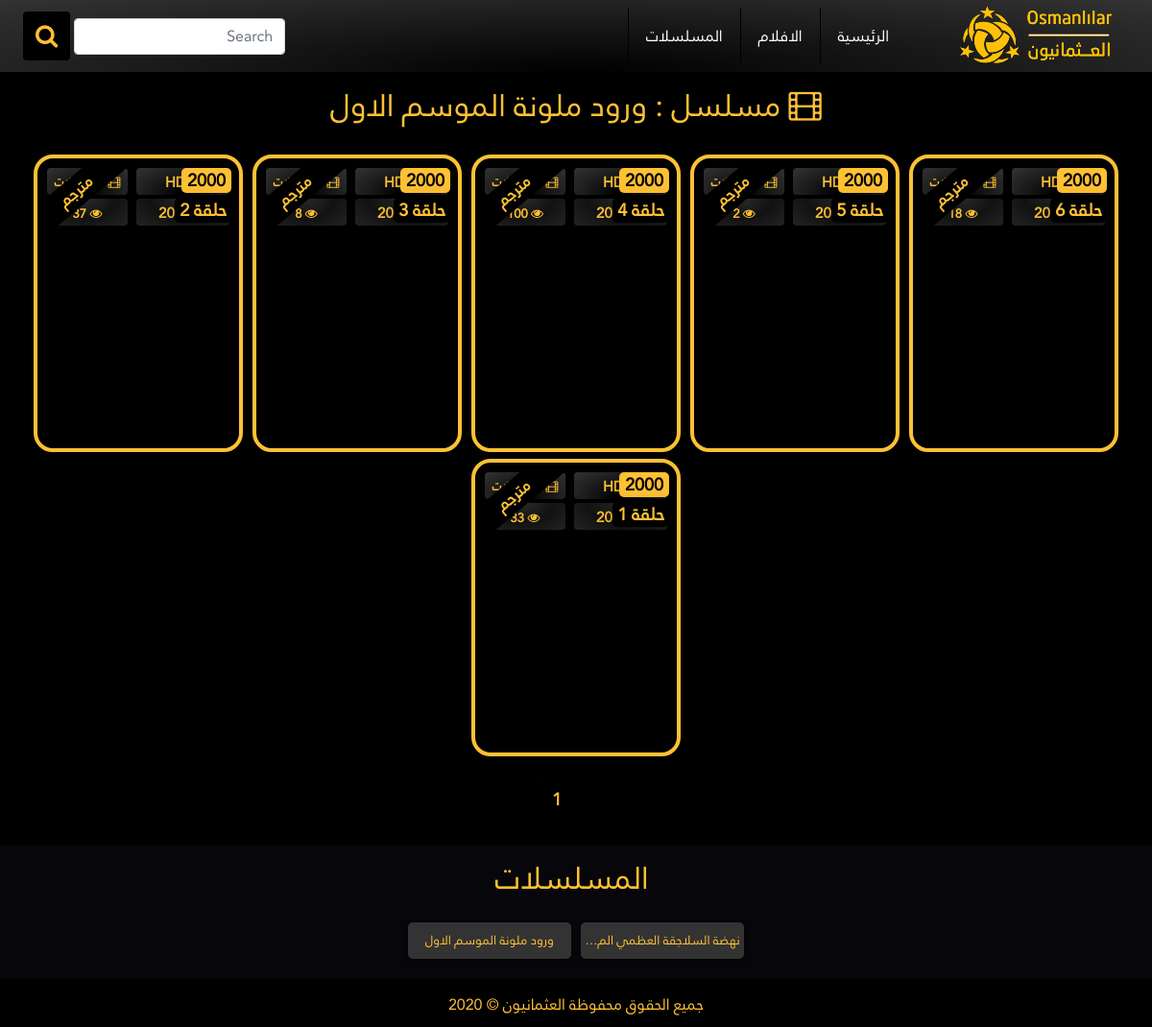
/movie/orod-mlon/, run on the app's committed database.
### home/models.py (models this page shows, shortened)
class Movie(models.Model):
    TYPE_CHOICES = (
        ('movie','Movie'),
        ('tv','Tv Series')
    )
    QUALITY_CHOICES = (
        ('hd','HD'),
        ('720','720'),
        ('480','480'),
        ('360','360')
    )
    category = models.ManyToManyField(Category)
    film_type = models.CharField(max_length=5, choices=TYPE_CHOICES)
    title = models.CharField(max_length=250,unique=True)
    slug = models.SlugField(max_length = 250,unique=True)
    caption = models.TextField()
    quality = models.CharField(max_length=3,choices=QUALITY_CHOICES)
    year = models.IntegerField(default=2000)
    image = models.URLField()
    views =models.IntegerField(default=0)
    fix = models.BooleanField(default=False)
    translated = models.BooleanField(default=False)
    likes = models.IntegerField(default=0)
    unlikes = models.IntegerField(default=0)
    class Meta:
        ordering = ("-id",)
    def get_absolute_url(self):
        return reverse("movie_detail", args={self.slug})

class Episode(models.Model):
    movie = models.ForeignKey(Movie, related_name='episode', on_delete=models.CASCADE)
    slug = models.SlugField(max_length = 250,unique=True)
    title = models.CharField(max_length=50)
    epi_num = models.IntegerField('Episode number')
    season_num = models.PositiveSmallIntegerField('Season number',blank=True, null=True)
    views =models.IntegerField(default=0)
    likes = models.IntegerField(default=0)
    unlikes = models.IntegerField(default=0)
    class Meta:
        ordering = ("-id",)
    def get_absolute_url(self):
        return reverse("episode_detail", args={self.slug})

### home/views.py (the view, shortened to what this page needs)
# urls.py: path('movie/<slug:slug>/', views.movie_list,name='movie_detail'),
def movie_list(request,slug):
    movie = Movie.objects.filter(slug=slug)[0]
    if movie.film_type == 'tv':
        object_list = movie.episode.all()
        paginator = Paginator(object_list,30)
        page = request.GET.get('page')
        try:
            episodes = paginator.page(page)
        except PageNotAnInteger:
            episodes = paginator.page(1)
        except EmptyPage:
            episodes = paginator.page(paginator.num_pages)
        context = {
            'movie':movie,
            'episodes':episodes,
            'page':page,
        }
        return render(request,'episodes_list.html',context)

### home/footer_context.py (called while the page is built)
def footer(request):
    footers = Movie.objects.filter(film_type='tv')
    return {'footers':footers}

def adds(request):
    adds = Adds.objects.filter(active=True)
    return {'adds':adds}

### home/templates/episodes_list.html (shortened to what this page needs)
{% extends "base.html" %}
{% block content %}
<div class="head m-3 text-center">
    <h2><i class="fa fa-film"></i> مسلسل : <label>{{movie.title}}</label></h2>
</div>
<div class="container mt-4 ">
    <div class="row justify-content-center">
      {% for epi in episodes %}
      {% with epi.movie as movie %}
      <div class="col-xl-2-4 col-lg-3 col-md-3 col-sm-4 col-12">
        <div class="block">
          <a href="{{epi.get_absolute_url}}">
            <div class="img-1" style="background-image:url({{movie.image}});"></div>
            <div class="img-2" style="background-image:url({{movie.image}});"></div>
            <div class="img-3" style="background-image:url({{movie.image}});"></div>
            <div class="img-4" style="background-image:url({{movie.image}});"></div>
            <span class="img__trans">{% if movie.translated %}مترجم{% endif %}</span>
            <span class="img__year">{{movie.year}}</span>
            <span class="img__episode">حلقة {{epi.epi_num}}</span>
            <ul class="detail__list text-uppercase">
              <li><span></span> {{movie.quality}}</li>
              <li><span></span> {{movie.year}}</li>
            </ul>
            <ul class="detail__list detail__list2">
              <li><span></span> مسلسلات </li>
              <li><span></span> {{epi.views}}</li>
            </ul>
          </a>
        </div>
      </div>
      {% endwith %}
      {% endfor %}
    </div>
    {% include "pagination.html" with page=episodes %}
</div>
{% endblock content %}

### templates/base.html (shortened to what this page needs)
{% load static %}
<!DOCTYPE html>
<html dir="rtl" lang="ar">
<head>
    <link rel="stylesheet" href='{% static "css/bootstrap.min.css" %}'>
    <link rel="stylesheet" href='{% static "css/font-awesome.min.css" %}'>
    <link rel="stylesheet" href='{% static "plugins/owlcarousel/css/owl.carousel.min.css" %}'>
    <link rel="stylesheet" href='{% static "plugins/owlcarousel/css/owl.theme.default.min.css" %}'>
    <link rel="stylesheet" href='{% static "css/style.css" %}'>
</head>
<body dir="rtl" >
    {% include "header.html" %}
    {% block content %}
    {% endblock content %}
    {% include "footer.html" %}
</body>
</html>

### templates/header.html (shortened to what this page needs)
    {% load static %}
    <nav class="navbar navbar-expand-lg m-0 navbar-dark">
        <a class="navbar-brand" href='{% url "home" %}'>
          <img src='{% static "img/logo.png" %}' alt="logo">
        </a>
        <div class="collapse navbar-collapse" id="navbarSupportedContent">
          <ul class="navbar-nav ml-auto">
            <li class="nav-item active">
              <a class="nav-link" href='{% url "home" %}'>الرئيسية </a>
            </li>
            <li class="nav-item active">
              <a class="nav-link" href='{% url "movies" %}'>الافلام </a>
            </li>
            <li class="nav-item active">
              <a class="nav-link" href='{% url "series" %}'>المسلسلات </a>
            </li>
          </ul>
          <form class="form-inline my-2 my-lg-0" method="GET" action='{% url "search" %}'>
            <input class="form-control mr-sm-2 input__search" type="search" placeholder="Search" aria-label="Search" name="q" value="{{request.GET.q}}">
            <button class= "btn btn-search my-2 my-sm-0 ml-4 mr-1" type="submit"><i class="fa fa-search" ></i></button>
          </form>
        </div>
      </nav>

### templates/pagination.html (shortened to what this page needs)
<div class="pagination">
    <ul class="text-center">
      {% for num in page.paginator.page_range %}
      {% if page.number == num %}
      <li><a class="page-numbers current" >{{num}}</a></li>
      {% elif num > page.number|add:'-3' and num < page.number|add:'3' %}
      <li><a class="page-numbers" href='?page={{ num }}'>{{num}}</a></li>
      {% endif %}
      {% endfor %}
    </ul>
</div>

### templates/footer.html (shortened to what this page needs)
  <footer>
    <div class="footer__menu">
      <h2>
         المسلسلات
      </h2>
      {% for movie in footers %}
      <a href="{{movie.get_absolute_url}}">
        <span title="{{movie.title}}">{{movie.title|truncatechars:25}}</span>
      </a>
      {% endfor %}
    </div>
    <div class="footer__bottom">
      <div class="text-center">
         جميع الحقوق محفوظة
        <a href="">العثمانيون</a>
        © 2020
      </div>
    </div>
  </footer>

### data on the page
Movie: title "ورود ملونة الموسم الاول"
Episode: movie.year "2000", epi_num "6"
Episode: movie.year "2000", epi_num "5"
Episode: movie.year "2000", epi_num "4"
Episode: movie.year "2000", epi_num "3"
Episode: movie.year "2000", epi_num "2"
Episode: movie.year "2000", epi_num "1"
Movie: title "نهضة السلاجقة العظمي الم…"

### other printed values
{{ num }} "1"
